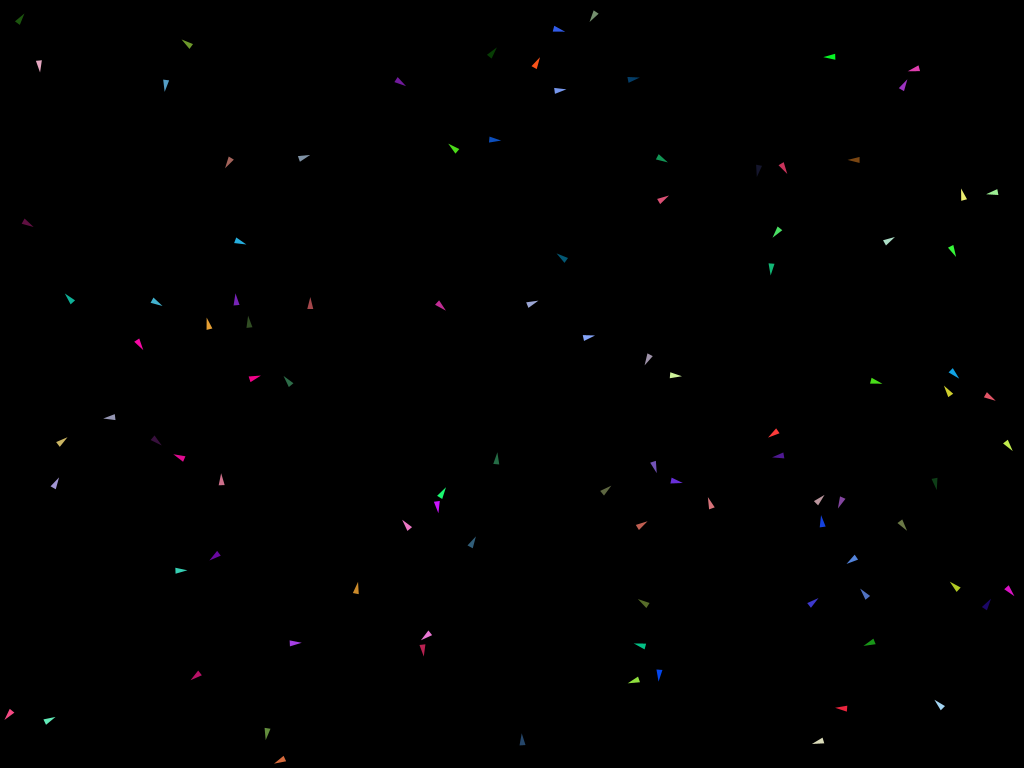
Frame 1 (no input)
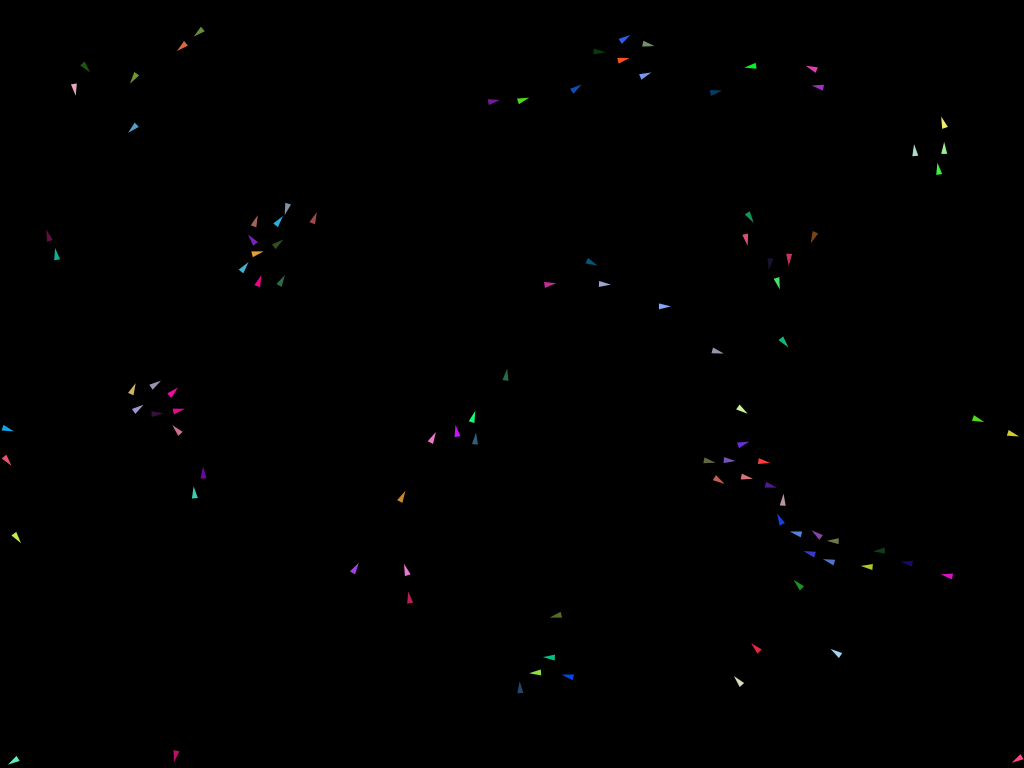
Frame 60 (the mouse pressed at the canvas centre just before this capture)
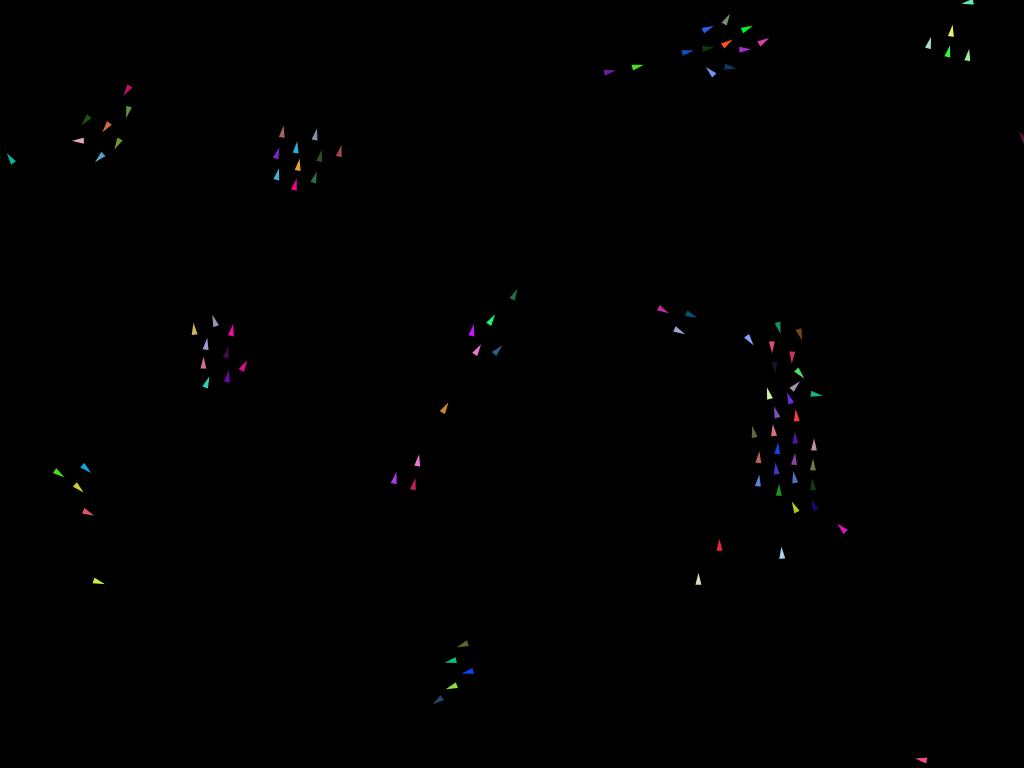
Frame 120 (the mouse held since frame 60 and released just before this capture)

The Processing sketch that drew these frames (run headless with seeded random() and noise(); from frame 60 on, the mouse is pressed at the canvas centre):

// Processing sketch: sketch_6_11_align
// ── sketch_6_11_align.pde

ArrayList<Vehicle> vehicles;
PVector mouse_target;
PVector point_target = new PVector(width/2, height/2);  

void setup(){
  size(1024,768);
  
  mouse_target = new PVector(mouseX, mouseY);
  vehicles = new ArrayList<Vehicle>();
  
  for (int i =0; i < 100; i++){
   vehicles.add( new Vehicle( new PVector( random(width),random(height))));  
   
  }
}


void draw(){
 
  background(0);
  
  mouse_target.x = mouseX;
  mouse_target.y = mouseY;
  
  for (Vehicle v: vehicles){
   v.applyBehaviors(vehicles);
   v.update();
  }
  
}


void mouseClicked(){
 
 for (int i = 0; i < 100; i++) 
  vehicles.add(new Vehicle(new PVector(mouseX, mouseY)));
}
// ── Vehicle.pde
class Vehicle{
 
  PVector location;
  PVector velocity;
  PVector acceleration;
  
  float max_speed;
  float max_force;
  float r;
  float wander_angle;
  color col;
  
  Vehicle(PVector l){
     r = 3;
     wander_angle = 0;
     max_speed = 2;
     max_force = 0.15;
     location = l;
     velocity = new PVector(random(-max_speed, max_speed),random(-max_speed,max_speed));
     acceleration = new PVector(0,0);
     col = color(random(255), random(255), random(255));
  }
  
void display(){
    float angle = velocity.heading() +PI/2;  
    fill(col);
    noStroke();
    
    pushMatrix();
    translate(location.x,location.y);
    rotate(angle);
    beginShape();
    vertex(0,-r*2);
    vertex(-r,r*2);
    vertex(r,r*2);
    endShape(CLOSE);
    //ellipse(0, 0, r, r);
 
    popMatrix();

    


    
    
  }
  
  void update(){    
    velocity.add(acceleration);
    velocity.limit(max_speed);
    location.add(velocity);
    acceleration.mult(0);
    
    boundaries_pass();
    
    display();
  }
  
  void applyForce(PVector force){
   acceleration.add(force); 
  }
  
  
  
  void boundaries(){
    
   //float slowing_distance = 0.5*((velocity.mag()*velocity.mag())/max_force);
   float slowing_distance = 25;
   if (location.x < slowing_distance){
     PVector desired = new PVector(max_speed,velocity.y);
     PVector steer = PVector.sub(desired,velocity);
     steer.limit(max_force);
     applyForce(steer);
  } else if (location.x > width -slowing_distance){
     PVector desired = new PVector(-max_speed,velocity.y);
     PVector steer = PVector.sub(desired,velocity);
     steer.limit(max_force);
     applyForce(steer);

  }  
     if (location.y < slowing_distance){
     PVector desired = new PVector(velocity.x,max_speed);
     PVector steer = PVector.sub(desired,velocity);
     steer.limit(max_force);
     applyForce(steer);
  } else if (location.y > height  -slowing_distance){
     PVector desired = new PVector(velocity.x,-max_speed);
     PVector steer = PVector.sub(desired,velocity);
     steer.limit(max_force);
     applyForce(steer);
  }
  
}

PVector steer(PVector location_,PVector target_, PVector velocity_){
  
    PVector desired = PVector.sub(target_,location_);
    desired.setMag(max_speed);
    
    PVector steer = PVector.sub(desired,velocity_);
    steer.setMag(max_force);
    
    return steer;
  
}

  PVector seek(PVector target){
    PVector force = steer(location, target, velocity);
   
         return force;
  }
  
  void flee(PVector target){
     PVector force = steer(location, target, velocity);
     force.mult(-1);
     applyForce(force);
  }
  
    
 
  void pursuit(PVector target, PVector target_velocity){
  
    PVector distance = PVector.sub(target,location);
    float d = distance.mag();  
    //PVector dif = PVector.sub(velocity,target_velocity);
   // float factor = d/dif.mag();
    float factor = d/velocity.mag();
    
    
    PVector future_location = target_velocity.copy();    
    future_location.mult(factor);
    future_location.add(target);
    
    seek(future_location);
  }
  
   void evade(PVector target, PVector target_velocity){
  
    PVector distance = PVector.sub(target,location);
    float d = distance.mag();  
    //PVector dif = PVector.sub(velocity,target_velocity);
   // float factor = d/dif.mag();
    float factor = d/velocity.mag();
    
    
    PVector future_location = target_velocity.copy();    
    future_location.mult(factor);
    future_location.add(target);
    
    flee(future_location);
  }
  
  void rendezvou(PVector target, PVector target_velocity){
  
    PVector distance = PVector.sub(target,location);
    float d = distance.mag();  
   // PVector dif = PVector.sub(velocity,target_velocity);
    PVector dif = PVector.sub(target_velocity,velocity);
    dif.normalize();
   // float factor = d/dif.mag();
    
    float factor = d;
    dif.mult(factor);
    
    PVector future_location = target_velocity.copy();    
    //future_location.mult(factor);
    future_location.add(dif);
    future_location.add(target);
    
    
    seek(future_location);
  
  }
  
  
  void wander(){
    
   float act = velocity.mag();
    
   float sight = 0.5*((act*act)/max_force);
  //float sight = 100;
   PVector vel = velocity.copy();
  
   vel.normalize().mult(sight);
   vel.add(location);
  
   boundaries();
  
   if(random(1) < 0.01){
     wander_angle = random(-PI,PI);
   }
 
   float vx = cos(wander_angle) * sight;
   float vy = sin(wander_angle) * sight;
   
   PVector future = new PVector(vx,vy);
   future.add(vel);
   seek(future);
   
   noFill();
   stroke(255);
   strokeWeight(1);
   line(location.x, location.y,vel.x,vel.y);
   line(vel.x,vel.y, future.x,future.y);
   ellipse(vel.x,vel.y,sight*2,sight*2);
  }
  
  void arrive(PVector target){
    
    float distance;
    float slowing_distance;
    //float ramped_speed;
    float clipped_speed;
   
    
    slowing_distance = 0.5*((max_speed*max_speed)/max_force);
    clipped_speed = max_speed;
    
    PVector desired = PVector.sub(target, location);
    distance = desired.mag();
    //ramped_speed = max_speed * (distance / slowing_distance);
    //clipped_speed = min(ramped_speed, max_speed);
    

    
    if (distance < slowing_distance){
      clipped_speed = map(distance,slowing_distance,0,max_speed,0);
    } 
    
    desired.setMag(clipped_speed);
    PVector steer = PVector.sub(desired,velocity);
    steer.limit(max_force);
    applyForce(steer);

  }
  
  
// void avoid(PVector target,float r1,float r2){
  
//   float act = velocity.mag();
//   PVector vel = velocity.copy();
//   vel.normalize();
   
//   vel.mult( 0.5*((act*act)/max_force));
//  // vel.mult( max_speed);

//   vel.add(location);
   
   
//   stroke(255);
//   strokeWeight(10);
//   point(vel.x,vel.y);
//   strokeWeight(1);
   
//   float d = PVector.dist(target,vel);
//println(d);
   
//   if (d < r1+r2){
//     flee(target);
//   }
   
//   noFill();
//   stroke(255,255,0);
//   ellipse(location.x, location.y,r1*2,r1*2);
//   stroke(255,0,255);
//   ellipse(target.x, target.y,r2,r2);
   
//  }
  
  void avoid2(PVector target,float r1,float r2){
  
    PVector distance = PVector.sub(target,location);
    float d_mag = distance.mag();
    
    float threshold = r1 + r2;
    float diff = threshold - d_mag;
    
    if (diff > 0){
       print(d_mag + " ");
       println("vai batter"); 
      // velocity.mult(0);
      distance.normalize();
      
      
      distance.mult(diff);
     // distance.mult(max_force);
    
      velocity = PVector.sub(velocity,distance);
      velocity.normalize();
      velocity.mult(max_speed);
    
    } else{
      print(d_mag + " ");
     println("livre"); 
    }
    

      
   noFill();
  // ellipseMode(RADIUS);
   stroke(255,255,0);
   ellipse(location.x, location.y,r1*2,r1*2);
   stroke(255,0,255);
   ellipse(target.x, target.y,r2*2,r2*2);
   
   
  }
  
  
  boolean avoid3(PVector target){
    

    
    float act = velocity.mag();
   // float lookahead = 40;
    float lookahead = 0.5*((act*act)/max_force);
   //float lookahead = max_speed;
    
    PVector ahead = velocity.copy().normalize();
    ahead.mult(lookahead);
    ahead.add(location);
    
    PVector distance = PVector.sub(target,ahead);
    float d_mag = distance.mag();
    float r1 = 10;
    float r2 = 50;
    float threshold = r1 + r2;
    float diff = threshold - d_mag;
    
    if (diff > 0){
       print(d_mag + " ");
       println("vai batter"); 
     // // velocity.mult(0);
     // distance.normalize();
      
      
     // distance.mult(diff);
     //// distance.mult(max_force);
    
     // velocity = PVector.sub(velocity,distance);
     // velocity.normalize();
     // velocity.mult(max_speed);
     
     PVector force = steer(ahead, target, velocity);
     force.mult(-1);
     applyForce(force);
     return true;
    
    } else{
 
     
     distance = PVector.sub(target,location);
     d_mag = distance.mag();
     diff = threshold - d_mag;
     if (diff > 0){
        print(d_mag + " ");
       println("vai batter"); 
       PVector force = steer(ahead, target, velocity);
     force.mult(-1);
     applyForce(force);
          return true;

     } else{
            print(d_mag + " ");
     println("livre"); 
     }
    }
    

      
   noFill();
  // ellipseMode(RADIUS);
   stroke(255,255,0);
   ellipse(location.x, location.y,r1*2,r1*2);
   stroke(255,0,255);
   ellipse(target.x, target.y,r2*2,r2*2);
   stroke(255);
   line(location.x,location.y,ahead.x, ahead.y);
   
   return false;
  }
  
  //void follow(FlowField flow){
  //  PVector desired = flow.lookup(location);
  //  desired.mult(max_speed);
    
  //  PVector steer = PVector.sub(desired, velocity);
  //  steer.limit(max_force);
  //  applyForce(steer);
  //  boundaries_pass();
  //}
  
  
 // void folow_path(Path path){
   
 //PVector predict = velocity.copy();
 //predict.normalize();
 //predict.mult(25);
 //PVector predictLoc = PVector.add(location,predict);
 ////PVector a = PVector.sub(predictLoc,path.start);
 ////PVector b = PVector.sub(path.end,path.start);
 
 ////float theta = PVector.angleBetween(a,b);
 
 ////b.normalize();
 ////b.mult(a.dot(b));
 ////PVector normalPoint = PVector.add(path.start,b);
 //PVector normalPoint = getNormalPoint(predictLoc,path.start,path.end);
 //float distance = PVector.dist(predictLoc,normalPoint);
 
 //if (distance > path.radius){
 //  seek(normalPoint);
 //}
    
 //   pushMatrix();
 //   translate(location.x,location.y);
 //   stroke(0);
 //   strokeWeight(1);
 //   line(0,0,predict.x,predict.y);
 //   strokeWeight(4);
 //   point(predict.x,predict.y);
 //   popMatrix();
    
 //   strokeWeight(1);
 //   line(location.x+predict.x,location.y+predict.y,normalPoint.x,normalPoint.y);
 //   strokeWeight(4);
 //   point(normalPoint.x,normalPoint.y);

 // }
  
  PVector getNormalPoint(PVector p, PVector a, PVector b){
   PVector ap = PVector.sub(p,a);
   PVector ab = PVector.sub(b,a);
   
   ab.normalize();
   ab.mult(ap.dot(ab));
    
    PVector normalPoint = PVector.add(a,ab);
    return normalPoint;
  }
  
  
  void boundaries_pass(){
   
    if (location.x < 0){
      location.x =  width;
    } else if (location.x > width){
      location.x = 0;
    }
    if (location.y < 0){
      location.y =  height;
    } else if (location.y > height){
      location.y = 0;
    }
    
  }
  
  

  
PVector separate(ArrayList<Vehicle> v){
  float desiredseparation = 20;
  PVector sum = new PVector();
  PVector steer = new PVector(0,0);
  int count = 0;
  
  for (Vehicle other: v){
   float d = PVector.dist(location,other.location);
   
   if (d > 0 && d < desiredseparation){
     PVector diff = PVector.sub(location,other.location);
     diff.normalize();
     diff.div(d);
     sum.add(diff);
     count++;
   }   
  }
  
  if (count > 0){
   sum.div(count);
   sum.normalize();
   sum.mult(max_speed);
   
   steer =  PVector.sub(sum,velocity);
   steer.limit(max_force);
   
  
  }
  return steer;
  
}

PVector align(ArrayList<Vehicle> v){
  float desiredalign = 100;
  PVector sum = new PVector();
  PVector steer = new PVector(0,0);
  int count = 0;
  
  for (Vehicle other: v){
   float d = PVector.dist(location,other.location);
   
   if (d > 0 && d < desiredalign){
     sum.add(other.velocity);
     count++;
   }   
  }
  
  if (count > 0){
   sum.div(count);
   sum.normalize();
   sum.mult(max_speed);
   
   steer =  PVector.sub(sum,velocity);
   steer.limit(max_force);
   
  
  }
  return steer;
  
}

PVector cohesion(ArrayList<Vehicle> v){
  float desiredalign = 100;
  PVector sum = new PVector();
  PVector steer = new PVector(0,0);
  int count = 0;
  
  for (Vehicle other: v){
   float d = PVector.dist(location,other.location);
   
   if (d > 0 && d < desiredalign){
     
     PVector diff = PVector.sub(other.location,location);
     sum.add(diff);
     count++;
   }   
  }
  
  if (count > 0){
   sum.div(count);
   sum.normalize();
   sum.mult(max_speed);
   
   steer =  PVector.sub(sum,velocity);
   steer.limit(max_force);
   
  
  }
  return steer;
  
}
  
  void applyBehaviors(ArrayList<Vehicle> v){
    PVector align = align(vehicles);
    PVector separate = separate(vehicles);
    PVector cohesion = cohesion(vehicles);
    PVector seek = seek(mouse_target);
    
    align.mult(0.5);
    separate.mult(1.5);
    cohesion.mult(0.5);
    seek.mult(0.5);

    
    applyForce(align);
    applyForce(separate);
    applyForce(cohesion);
   // applyForce(seek);
  }
  
  
  
}
